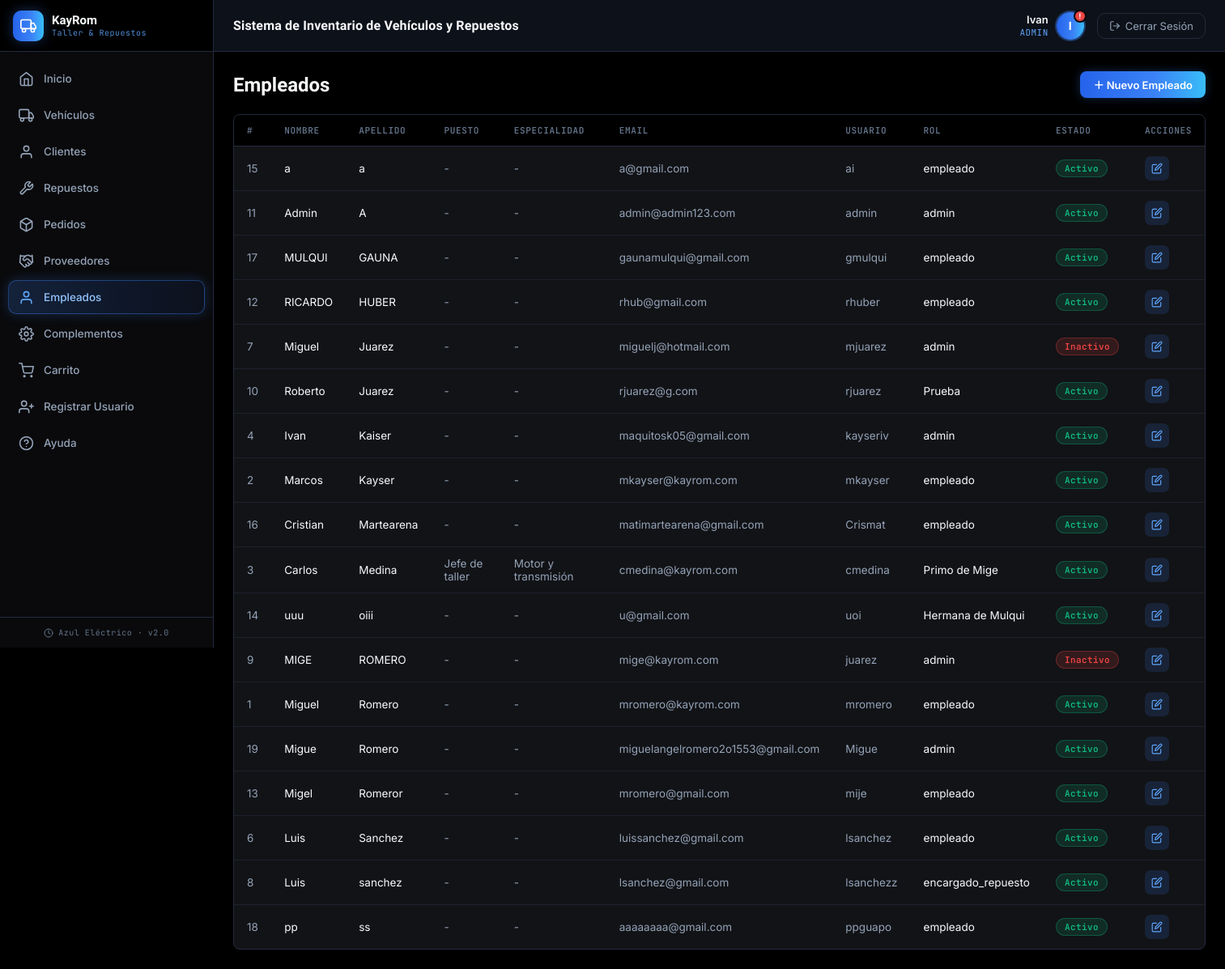
/index.php?page=empleados (signed in), run on an earlier commit of the app's database.
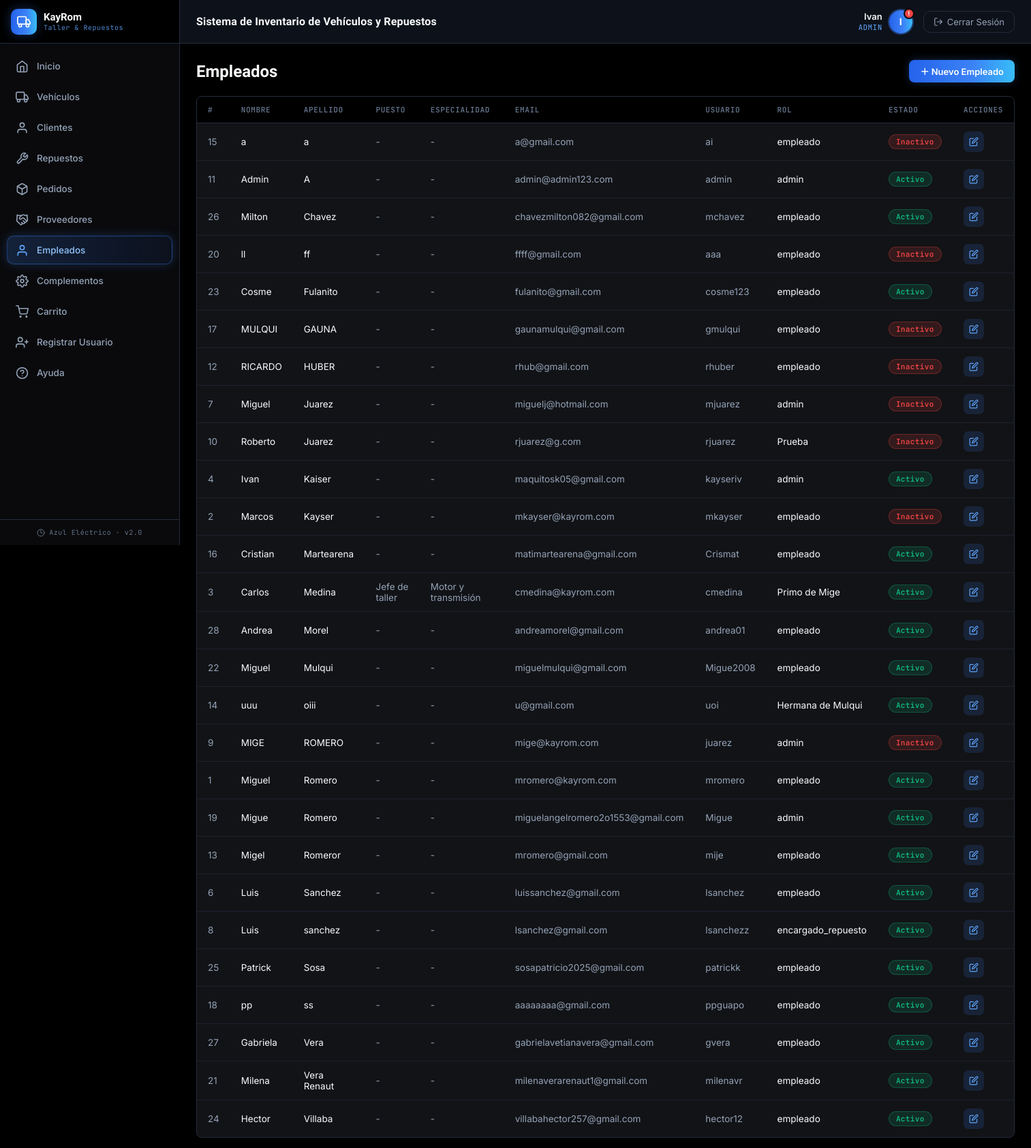
And on a later commit of the database.
### tables this page shows
CREATE TABLE `usuario` (
  `id` int NOT NULL AUTO_INCREMENT,
  `nombre_usuario` varchar(100) NOT NULL,
  `contrasena_usuario` varchar(255) NOT NULL,
  `activo` tinyint(1) NOT NULL DEFAULT '1',
  `persona_id` int DEFAULT NULL,
  `email` varchar(100) DEFAULT NULL,
  `token_recuperacion` varchar(64) DEFAULT NULL,
  `token_expiracion` datetime DEFAULT NULL,
  `rol` varchar(30) DEFAULT 'empleado',
  PRIMARY KEY (`id`),
  KEY `persona_id` (`persona_id`),
  CONSTRAINT `usuario_ibfk_1` FOREIGN KEY (`persona_id`) REFERENCES `persona` (`id`)
);

CREATE TABLE `persona` (
  `id` int NOT NULL AUTO_INCREMENT,
  `nombre` varchar(100) NOT NULL,
  `apellido` varchar(100) NOT NULL,
  `domicilio` varchar(150) DEFAULT NULL,
  `dni` varchar(15) DEFAULT NULL,
  `telefono_persona` varchar(20) DEFAULT NULL,
  PRIMARY KEY (`id`)
);

CREATE TABLE `empleado` (
  `id` int NOT NULL AUTO_INCREMENT,
  `rango_trabajo` varchar(45) DEFAULT NULL,
  `especialidad` varchar(45) DEFAULT NULL,
  `persona_id` int DEFAULT NULL,
  PRIMARY KEY (`id`),
  KEY `persona_id` (`persona_id`),
  CONSTRAINT `empleado_ibfk_1` FOREIGN KEY (`persona_id`) REFERENCES `persona` (`id`)
);

### backend/empleado/controller/EmpleadoController.php (called while the page is built, shortened)
<?php
class EmpleadoController {
    private $model;
    public function __construct() {
        $this->model = new EmpleadoModel();
    }
    public function index() {
        $data = [
            'empleados' => $this->model->getAll(),
            'activePage' => 'empleados'
        ];
        require_once 'backend/empleado/views/empleados.php';
    }
}

### config/base_datos.php (called while the page is built, shortened)
<?php
class Database {
    private static $instance = null;
    public $conexion;
    private function __construct() {
        $this->conexion = new mysqli("localhost", "root", "Migue123456", "soft_kayrom");
        $this->conexion->set_charset("utf8");
    }
    public static function getInstance() {
        if (self::$instance === null) {
            self::$instance = new Database();
        }
        return self::$instance;
    }
    public function getConexion() {
        return $this->conexion;
    }
}

### backend/empleado/models/EmpleadoModel.php (called while the page is built, shortened)
<?php
class EmpleadoModel {
    private $db;
    public function __construct() {
        $this->db = Database::getInstance()->getConexion();
    }
    public function getAll() {
    $result = $this->db->query(
        "SELECT u.id, u.nombre_usuario, u.email, u.rol, u.activo,
                p.nombre, p.apellido, p.domicilio, p.dni, p.telefono_persona,
                emp.rango_trabajo, emp.especialidad
         FROM usuario u
         LEFT JOIN persona p ON p.id = u.persona_id
         LEFT JOIN empleado emp ON emp.persona_id = p.id
         ORDER BY p.apellido ASC"
    );
    return $result ? $result->fetch_all(MYSQLI_ASSOC) : [];
    }
}

### backend/empleado/views/empleados.php (the view, shortened to what this page needs)
<?php require_once 'compartidoCREO/views/encabezado.php'; ?>
<div class="page-header">
    <h1>Empleados</h1>
    <button type="button" class="btn btn-primary" onclick="abrirEmpleadoModal('create')">＋ Nuevo Empleado</button>
</div>
<div class="panel">
    <div class="panel-body">
        <table>
        <thead>
            <tr>
                <th>#</th>
                <th>Nombre</th>
                <th>Apellido</th>
                <th>Puesto</th>
                <th>Especialidad</th>
                <th>Email</th>
                <th>Usuario</th>
                <th>Rol</th>
                <th>Estado</th>
                <th>Acciones</th>
            </tr>
        </thead>
        <tbody>
            <?php foreach($data['empleados'] as $e): ?>
            <tr>
                <td style="color:var(--text-muted);"><?= $e['id'] ?></td>
                <td><?= htmlspecialchars($e['nombre'] ?? '-') ?></td>
                <td><?= htmlspecialchars($e['apellido'] ?? '-') ?></td>
                <td style="color:var(--text-muted);"><?= htmlspecialchars($e['rango_trabajo'] ?? '-') ?></td>
                <td style="color:var(--text-muted);"><?= htmlspecialchars($e['especialidad'] ?? '-') ?></td>
                <td style="color:var(--text-muted);"><?= htmlspecialchars($e['email'] ?? '-') ?></td>
                <td style="color:var(--text-muted);"><?= htmlspecialchars($e['nombre_usuario'] ?? '-') ?></td>
                <td><?= htmlspecialchars($e['rol'] ?? '-') ?></td>
                <td>
                    <span class="badge-status <?= $e['activo'] ? 'disponible' : 'vendido' ?>">
                        <?= $e['activo'] ? 'Activo' : 'Inactivo' ?>
                    </span>
                </td>
                <td>
                    <div class="action-icons">
                        <a href="#" class="action-edit" onclick="return abrirEmpleadoModal('edit', <?= $e['id'] ?>)"><svg width="14" height="14" viewBox="0 0 24 24" fill="none" stroke="currentColor" stroke-width="2" stroke-linecap="round" stroke-linejoin="round"><path d="M11 4H4a2 2 0 0 0-2 2v14a2 2 0 0 0 2 2h14a2 2 0 0 0 2-2v-7"/><path d="M18.5 2.5a2.121 2.121 0 0 1 3 3L12 15l-4 1 1-4 9.5-9.5z"/></svg></a>
                    </div>
                </td>
            </tr>
            <?php endforeach; ?>
        </tbody>
        </table>
    </div>
</div>
<?php require_once 'compartidoCREO/views/pie_pagina.php'; ?>

What changed in the data, as far as the page shows it:
changed usuario "a@gmail.com": activo "Activo" → "Inactivo"
added usuario: id "26", persona.nombre "Milton", persona.apellido "Chavez", rango_trabajo "-", especialidad "-", email "chavezmilton082@gmail.com", nombre_usuario "mchavez", rol "empleado", activo "Activo"
added usuario: id "20", persona.nombre "ll", persona.apellido "ff", rango_trabajo "-", especialidad "-", email "ffff@gmail.com", nombre_usuario "aaa", rol "empleado", activo "Inactivo"
added usuario: id "23", persona.nombre "Cosme", persona.apellido "Fulanito", rango_trabajo "-", especialidad "-", email "fulanito@gmail.com", nombre_usuario "cosme123", rol "empleado", activo "Activo"
changed usuario "gaunamulqui@gmail.com": activo "Activo" → "Inactivo"
changed usuario "rhub@gmail.com": activo "Activo" → "Inactivo"
changed usuario "rjuarez@g.com": activo "Activo" → "Inactivo"
changed usuario "mkayser@kayrom.com": activo "Activo" → "Inactivo"
added usuario: id "28", persona.nombre "Andrea", persona.apellido "Morel", rango_trabajo "-", especialidad "-", email "andreamorel@gmail.com", nombre_usuario "andrea01", rol "empleado", activo "Activo"
added usuario: id "22", persona.nombre "Miguel", persona.apellido "Mulqui", rango_trabajo "-", especialidad "-", email "miguelmulqui@gmail.com", nombre_usuario "Migue2008", rol "empleado", activo "Activo"
added usuario: id "25", persona.nombre "Patrick", persona.apellido "Sosa", rango_trabajo "-", especialidad "-", email "sosapatricio2025@gmail.com", nombre_usuario "patrickk", rol "empleado", activo "Activo"
added usuario: id "27", persona.nombre "Gabriela", persona.apellido "Vera", rango_trabajo "-", especialidad "-", email "gabrielavetianavera@gmail.com", nombre_usuario "gvera", rol "empleado", activo "Activo"
added usuario: id "21", persona.nombre "Milena", persona.apellido "Vera Renaut", rango_trabajo "-", especialidad "-", email "milenaverarenaut1@gmail.com", nombre_usuario "milenavr", rol "empleado", activo "Activo"
added usuario: id "24", persona.nombre "Hector", persona.apellido "Villaba", rango_trabajo "-", especialidad "-", email "villabahector257@gmail.com", nombre_usuario "hector12", rol "empleado", activo "Activo"
